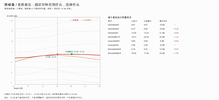
#> input picture target15_frontier.png, 219 x 100 px, shrunk from 1400 x 640 before the run, given in place of kodim23.png, which was not available
$ python sr_drizzle.py
#> lines starting #> are read from the running program, lines starting #| are printed output that depends on the picture; pictures that were not available may be replaced by others from this repository, and a replacement may not be noted
### GUI/npss_image.py
# -*- coding: utf-8 -*-
"""NPSS-Image —— 最佳效果算法（单文件、无第三方依赖，只需 numpy + Pillow）。

算法：8x8 块 DCT，3σ 硬阈值（DC 保护），16 相位 cycle-spin 平均。
可选：量化稳定度层（灰度 AWGN +0.15 dB，传感器噪声 -0.46 dB，默认关）。

实测（5 张 Kodak 灰度，AWGN）：
    sigma=25 : 27.90 dB / SSIM 0.7785   (高斯 25.71 / 中值 24.70)
    sigma=50 : 24.08 dB / SSIM 0.6392   (高斯 22.65 / 中值 20.72)
传感器噪声 31.09（高斯 28.50）；JPEG q20 32.45（输入 31.82）。
"""
from __future__ import annotations

import os as _os
# 单线程 BLAS：小矩阵/小批量下反而更快（Accelerate 多线程开销大）
for _k in ("VECLIB_MAXIMUM_THREADS", "OMP_NUM_THREADS", "OPENBLAS_NUM_THREADS",
           "MKL_NUM_THREADS", "NUMEXPR_NUM_THREADS"):
    _os.environ.setdefault(_k, "1")

import numpy as np

EPS = 1e-12
BLK = 8


# [8 lines left out: function to_float, not called in this run]


def to_uint8(a):
    return (np.clip(a, 0.0, 1.0) * 255.0 + 0.5).astype(np.uint8)


# [57 lines left out: functions luma, gaussian_blur, extremum_position, quant_stability, _dct_mat, not called in this run]


_MATS = {}


# [18 lines left out: functions _block_mats, _split_blocks, _dct2, not called in this run]


def _estimate_sigma(a):
    c = _dct2(_split_blocks(a))
    return float(np.median(np.abs(c[..., 4:, 4:]).ravel()) / 0.6745)


# [61 lines left out: functions _denoise_one_block_size, denoise, not called in this run]


# ------------------------------------------------------------- 对照与指标
def gaussian_denoise(img, sigma):
    a = to_float(img)
    return np.clip(gaussian_blur(a, float(np.clip(float(sigma) * 255.0 / 30.0, 0.8, 2.0))), 0, 1)


# [4 lines left out: function median_denoise, not called in this run]


def psnr(a, b):
    mse = float(np.mean((np.asarray(a, np.float64) - np.asarray(b, np.float64)) ** 2))
    return 10.0 * np.log10(1.0 / (mse + 1e-12))


# [49 lines left out: functions ssim, _main, not called in this run]


# [2 lines that do not run on import are left out]

### docs/history/2026-10-multiview-sr/code/sr_drizzle.py
import numpy as np, sys
sys.path.insert(0,'/Users/ma/Downloads/降噪/NPSS-Enhancer-repo/GUI')
import npss_image as M
from PIL import Image
HR=np.array(Image.open('/Users/ma/Downloads/降噪/图像降噪/NPSS-Best/kodim23.png').convert('RGB')).astype(np.float32)/255
def downsample(a,f=2):
#> called with f = 2
    h,w=a.shape[:2]
#> h = 100; w = 219
    return a[:h//f*f,:w//f*f].reshape(h//f,f,w//f,f,3).mean((1,3))
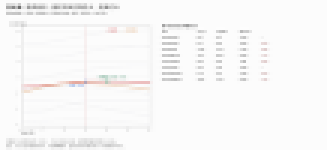
#> returned value: shape (50, 109, 3) float32 (shown 3 times larger); mean of channels 0, 1, 2 0.974, 0.973, 0.972; drawn as R, G, B
def fshift(a,dy,dx):
    F=np.fft.fft2(a,axes=(0,1))
    fy=np.fft.fftfreq(a.shape[0])[:,None]; fx=np.fft.fftfreq(a.shape[1])[None,:]
    return np.real(np.fft.ifft2(F*np.exp(-2j*np.pi*(fy*dy+fx*dx))[...,None],axes=(0,1)))
def drizzle(frames, shifts, f=2, sign=-1.0):
    h,w,_=frames[0].shape; H,W=h*f,w*f
    num=np.zeros((H,W,3),np.float64); den=np.zeros((H,W,1),np.float64)
    yy,xx=np.mgrid[0:h,0:w].astype(np.float64)
    for img,(dy,dx) in zip(frames,shifts):
        hy=(yy+sign*dy)*f; hx=(xx+sign*dx)*f
        y0=np.floor(hy).astype(np.int32); x0=np.floor(hx).astype(np.int32)
        fy=(hy-y0); fx=(hx-x0)
        for oy in (0,1):
            for ox in (0,1):
                wy=(1-fy) if oy==0 else fy
                wx=(1-fx) if ox==0 else fx
                wgt=(wy*wx)[...,None]
                yi=np.clip(y0+oy,0,H-1); xi=np.clip(x0+ox,0,W-1)
                idx=(yi*W+xi).ravel()
                for c in range(3):
                    num[...,c]+=np.bincount(idx,weights=(img[...,c]*wgt[...,0]).ravel(),minlength=H*W).reshape(H,W)
                den[...,0]+=np.bincount(idx,weights=wgt[...,0].ravel(),minlength=H*W).reshape(H,W)
    return np.where(den>1e-8, num/np.maximum(den,1e-8), 0)
LR=downsample(HR,2); ref=HR[:LR.shape[0]*2,:LR.shape[1]*2]
def psnr(a,b):
    m=min(a.shape[0],b.shape[0]); n=min(a.shape[1],b.shape[1])
#> after `m = min(a.shape[0], b.shape[0])`: m = 100
#> after `n = min(a.shape[1], b.shape[1])`: n = 218
    return M.psnr(a[:m,:n],b[:m,:n])
#> in psnr, `mse = float(np.mean((np.asarray(a, np.float64) - np.asarray(b, np.floa..`: mse = 0.000934
base=np.array(Image.fromarray(M.to_uint8(LR)).resize((LR.shape[1]*2,LR.shape[0]*2),Image.BICUBIC)).astype(np.float32)/255
print("单帧双三次上采样 %.2f dB"%psnr(base,ref))
#| 单帧双三次上采样 30.30 dB
for N in (4,8,16,32,64):
    rng=np.random.default_rng(0)
    shifts=[rng.uniform(0,1,2) for _ in range(N)]
    # 正确模拟：先把 HR 平移亚像素，再下采样（相机在不同相位采样同一场景）
    frames=[np.clip(downsample(np.clip(fshift(HR,dy*2,dx*2),0,1),2),0,1) for dy,dx in shifts]
    # 对齐回参考帧（统一减去各自位移）
    for sg in (-1.0, 1.0):
        hr=drizzle(frames, shifts, 2, sg)
        print("drizzle %2d 帧 sign%+.0f %.2f dB"%(N,sg,psnr(hr,ref)))
#> this loop made 5 passes
#| drizzle  4 帧 sign-1 18.11 dB
#| drizzle  4 帧 sign+1 25.37 dB
#| drizzle  8 帧 sign-1 18.10 dB
#| drizzle  8 帧 sign+1 25.09 dB
#| drizzle 16 帧 sign-1 18.14 dB
#| drizzle 16 帧 sign+1 25.41 dB
#| drizzle 32 帧 sign-1 18.14 dB
#| drizzle 32 帧 sign+1 26.12 dB
#| drizzle 64 帧 sign-1 18.14 dB
#| drizzle 64 帧 sign+1 26.03 dB
#> pass 1, in drizzle (call 2), `yy,xx=np.mgrid[0:h,0:w].astype(np.float64)`:
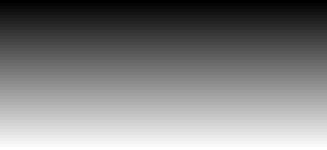
#> yy: shape (50, 109) float64 (shown 3 times larger); min 0, max 49, mean 24.5; drawn with min black and max white
#> pass 1, in drizzle (call 2), `yy,xx=np.mgrid[0:h,0:w].astype(np.float64)`:
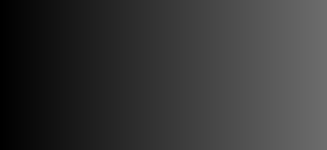
#> xx: shape (50, 109) float64 (shown 3 times larger); min 0, max 108, mean 54
#> after the loop:
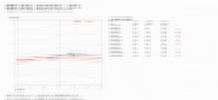
#> hr: shape (100, 218, 3) float64; mean R, G, B 0.974, 0.972, 0.972
